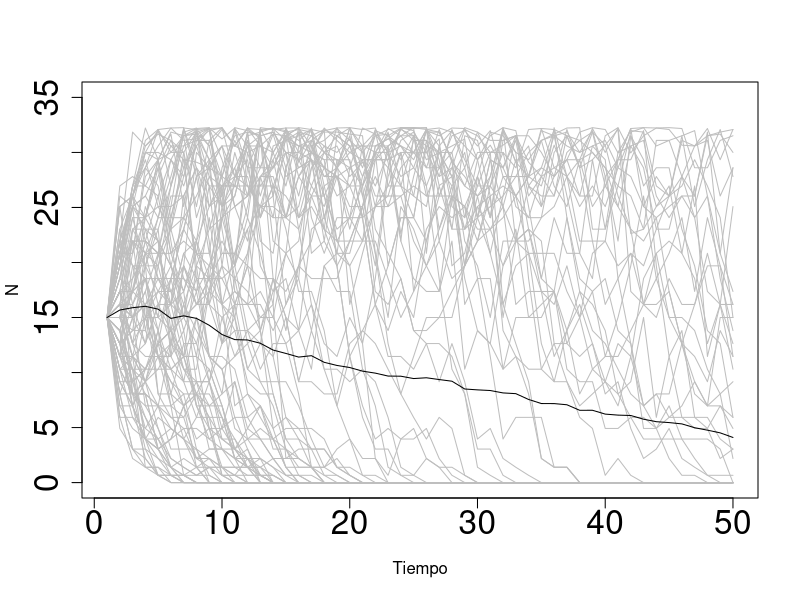

Reproduce this figure in R.
r <- 0.025; K <- 30; M <- 15

N0 <- c(15)

N <- matrix(0, ncol = 50, nrow = 100)
N[, 1] <- N0
for(i in 1:nrow(N)){
  for(t in 1:49){
    n <- rpois(1, N[i, t])
    N[i, t+1] <- n + r*n*(1-n/K)*(n-M) 
  }
}

N.df <- data.frame(t(N))

N.m <- rowMeans(N.df)

plot(1:50, N.df[,1], type = "l", ylim = c(0, 35),
     xlab = "Tiempo", ylab = "N", cex.axis = 2, lwd = 1,
     col = "grey")
for(i in 2:nrow(N))lines(1:50, N.df[,i], col = "grey", lwd = 1)
lines(1:50, N.m)
